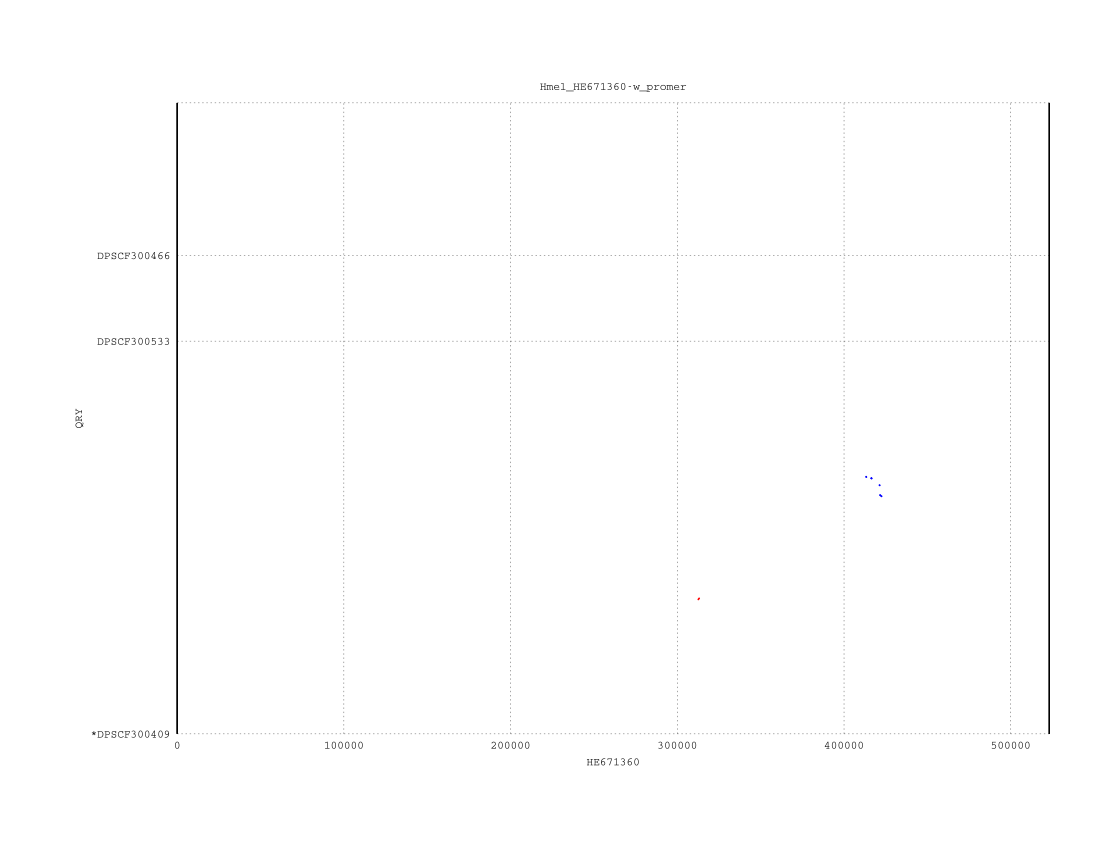

Here is the gnuplot script that generated this plot:
set title "Hmel_HE671360-w_promer" 
set terminal postscript color solid "Courier" 8
set output "Hmel_HE671360-w_promer_dotplot.ps"
set ytics ( \
 "*DPSCF300409" 1, \
 "DPSCF300533" 180121, \
 "DPSCF300466" 219424, \
 "" 289337 \
)
set size 1,1
set grid
unset key
set border 10
set tics scale 0
set xlabel "HE671360"
set ylabel "QRY"
set format "%.0f"
set mouse format "%.0f"
set mouse mouseformat "[%.0f, %.0f]"
set mouse clipboardformat "[%.0f, %.0f]"
set xrange [1:523174]
set yrange [1:289337]
set style line 1  lt 1 lw 2 pt 7 ps 0.2
set style line 2  lt 3 lw 2 pt 7 ps 0.2
set style line 3  lt 2 lw 2 pt 7 ps 0.2
plot \
 "Hmel_HE671360-w_promer_dotplot.fplot" title "FWD" w lp ls 1, \
 "Hmel_HE671360-w_promer_dotplot.rplot" title "REV" w lp ls 2
